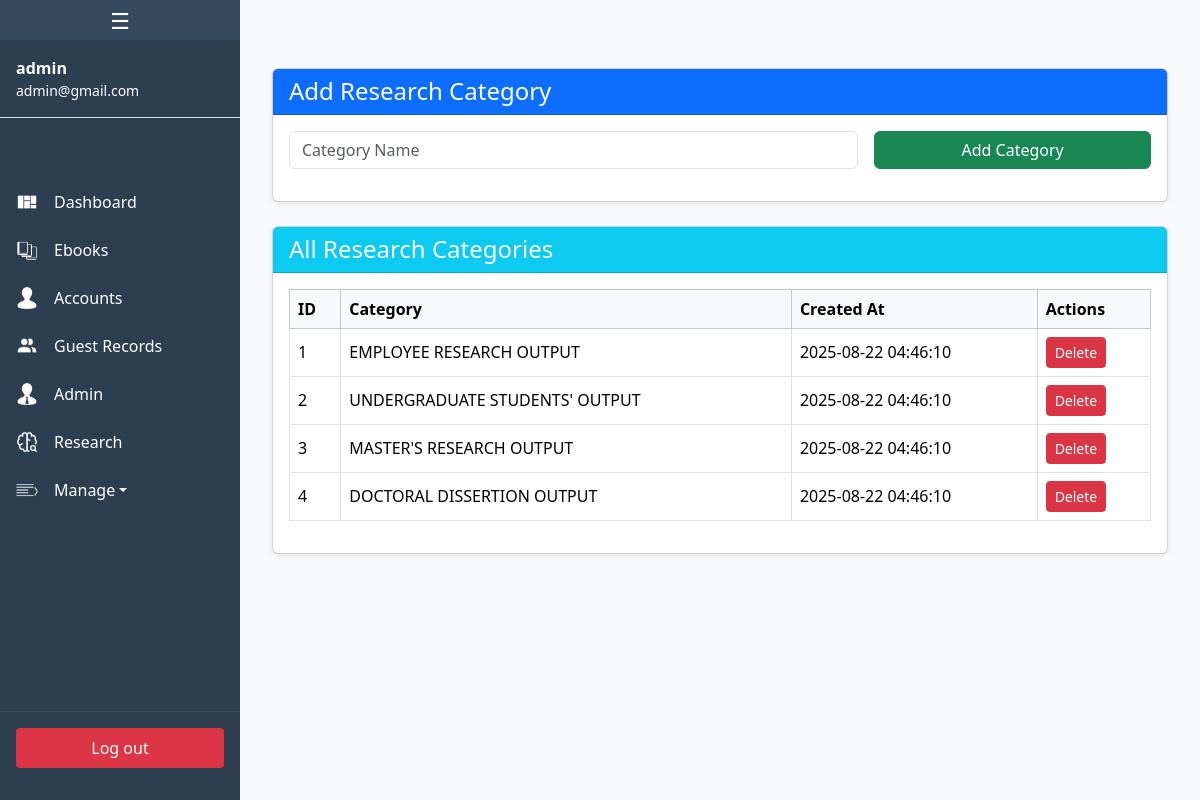
/tabs/admin/research_category.php (signed in), run on the app's committed database.
### tables this page shows
CREATE TABLE `users` (
  `id` bigint(20) UNSIGNED NOT NULL,
  `username` varchar(255) NOT NULL,
  `email` varchar(255) NOT NULL,
  `email_verified_at` timestamp NULL DEFAULT NULL,
  `password` varchar(255) NOT NULL,
  `status` enum('inactive','active') NOT NULL,
  `remember_token` varchar(100) DEFAULT NULL,
  `created_at` timestamp NULL DEFAULT NULL,
  `updated_at` timestamp NULL DEFAULT NULL
);

CREATE TABLE `research_category` (
  `id` bigint(20) UNSIGNED NOT NULL,
  `category` varchar(255) NOT NULL,
  `created_at` timestamp NULL DEFAULT NULL,
  `updated_at` timestamp NULL DEFAULT NULL
);

### tabs/admin/research_category.php (the view, shortened to what this page needs)
<?php
include 'sidebar.php';
$categories = $conn->query("SELECT * FROM research_category ORDER BY created_at DESC");
?>
<!DOCTYPE html>
<html lang="en">
<head>
    <link href="https://cdn.jsdelivr.net/npm/bootstrap@5.3.1/dist/css/bootstrap.min.css" rel="stylesheet">
</head>
<body class="bg-light">
<div id="main-content" style="padding:20px;">
    <div class="container my-5">
    <div class="card mb-4 shadow-sm">
        <div class="card-header bg-primary text-white">
            <h4 class="mb-0">Add Research Category</h4>
        </div>
        <div class="card-body">
            <form method="post" class="row g-3">
                <div class="col-md-8">
                    <input type="text" name="category" class="form-control" placeholder="Category Name" required>
                </div>
                <div class="col-md-4">
                    <button type="submit" name="add_category" class="btn btn-success w-100">Add Category</button>
                </div>
            </form>
        </div>
    </div>
    <div class="card shadow-sm">
        <div class="card-header bg-info text-white">
            <h4 class="mb-0">All Research Categories</h4>
        </div>
        <div class="card-body">
            <table class="table table-bordered table-hover align-middle">
                <thead class="table-light">
                    <tr>
                        <th>ID</th>
                        <th>Category</th>
                        <th>Created At</th>
                        <th>Actions</th>
                    </tr>
                </thead>
                <tbody>
                    <?php while ($row = $categories->fetch_assoc()): ?>
                    <tr>
                        <td><?= $row['id'] ?></td>
                        <td><?= htmlspecialchars($row['category']) ?></td>
                        <td><?= $row['created_at'] ?></td>
                        <td>
                            <a href="?delete_id=<?= $row['id'] ?>" class="btn btn-danger btn-sm" onclick="return confirm('Are you sure you want to delete this category?')">Delete</a>
                        </td>
                    </tr>
                    <?php endwhile; ?>
                </tbody>
            </table>
        </div>
    </div>
</div>
</div>
</body>
</html>

### tabs/admin/sidebar.php (shortened to what this page needs)
<?php
include '../../database/db_connect.php';
$user = null;
if (isset($_SESSION['user_id'])) {
    $stmt = $conn->prepare("SELECT * FROM users WHERE id=? LIMIT 1");
    $stmt->bind_param("i", $_SESSION['user_id']);
    $stmt->execute();
    $result = $stmt->get_result();
    $user = $result->fetch_assoc();
}
?>
<div id="sidebar" class="sidebar">
    <button id="toggleSidebar" class="toggle-btn" aria-label="Toggle Sidebar">☰</button>
    <?php if ($user): ?>
    <div class="account-info p-3 border-bottom">
        <strong><?= htmlspecialchars($user['username']) ?></strong><br>
        <small><?= htmlspecialchars($user['email']) ?></small>
    </div>
    <?php endif; ?>
    <ul class="menu">
        <li>
            <a href="dashboard.php">
                <img src="../../images/icons/dashboard.png" class="icon" alt="Dashboard">
                <span class="label">Dashboard</span>
            </a>
        </li>
        <li>
            <a href="ebooks.php">
                <img src="../../images/icons/Books.png" class="icon" alt="Ebooks">
                <span class="label">Ebooks</span>
            </a>
        </li>
        <li>
            <a href="accounts.php">
                <img src="../../images/icons/user_setup.png" class="icon" alt="Accounts">
                <span class="label">Accounts</span>
            </a>
        </li>
        <li>
            <a href="guest_record.php">
                <img src="../../images/icons/admin.png" class="icon" alt="Guests">
                <span class="label">Guest Records</span>
            </a>
        </li>
        <li>
            <a href="admin.php">
                <img src="../../images/icons/admin_setup.png" class="icon" alt="Guests">
                <span class="label">Admin</span>
            </a>
        </li>
        <li>
            <a href="research.php">
                <img src="../../images/icons/research.png" class="icon" alt="Research">
                <span class="label">Research</span>
            </a>
        </li>
        <li class="dropdown">
            <a href="#" class="dropdown-toggle">
                <img src="../../images/icons/Setup.png" class="icon" alt="Settings">
                <span class="label">Manage</span>
            </a>
        </li>
    </ul>
    <?php if ($user): ?>
    <div class="logout-section">
        <form method="POST">
            <button type="submit" name="logout" class="logout-btn">Log out</button>
        </form>
    </div>
    <?php endif; ?>
</div>

### tabs/admin/sidebar.php (style rules this page uses)
.sidebar { position: fixed; top: 0; left: 0; height: 100vh; width: 240px; background-color: #2c3e50; color: white; display: flex; flex-direction: column; transition: width 0.3s ease; z-index: 1000; overflow-y: auto; }
.toggle-btn { background: #1a252f; border: none; color: white; font-size: 22px; width: 100%; height: 40px; cursor: pointer; display: flex; align-items: center; justify-content: center; }
.menu { list-style: none; padding: 60px 0 0 0; margin: 0; flex-grow: 1; }
.menu li { margin: 0; }
.menu a { display: flex; align-items: center; padding: 0.75rem 1rem; text-decoration: none; color: white; transition: background 0.2s ease; white-space: nowrap; }
.icon { width: 22px; height: 22px; filter: brightness(0) invert(1); flex-shrink: 0; }
.label { margin-left: 1rem; transition: opacity 0.2s ease, margin 0.2s ease; opacity: 1; }
.logout-section { padding: 1rem; border-top: 1px solid #34495e; }
.logout-btn { width: 100%; background-color: #dc3545; border: none; padding: 8px 0; border-radius: 4px; color: white; cursor: pointer; transition: background-color 0.2s; }

### data on the page
users: username "admin", email "admin@gmail.com"
research_category: id "1", category "EMPLOYEE RESEARCH OUTPUT", created_at "2025-08-22 04:46:10"
research_category: id "2", category "UNDERGRADUATE STUDENTS' OUTPUT", created_at "2025-08-22 04:46:10"
research_category: id "3", category "MASTER'S RESEARCH OUTPUT", created_at "2025-08-22 04:46:10"
research_category: id "4", category "DOCTORAL DISSERTION OUTPUT", created_at "2025-08-22 04:46:10"
